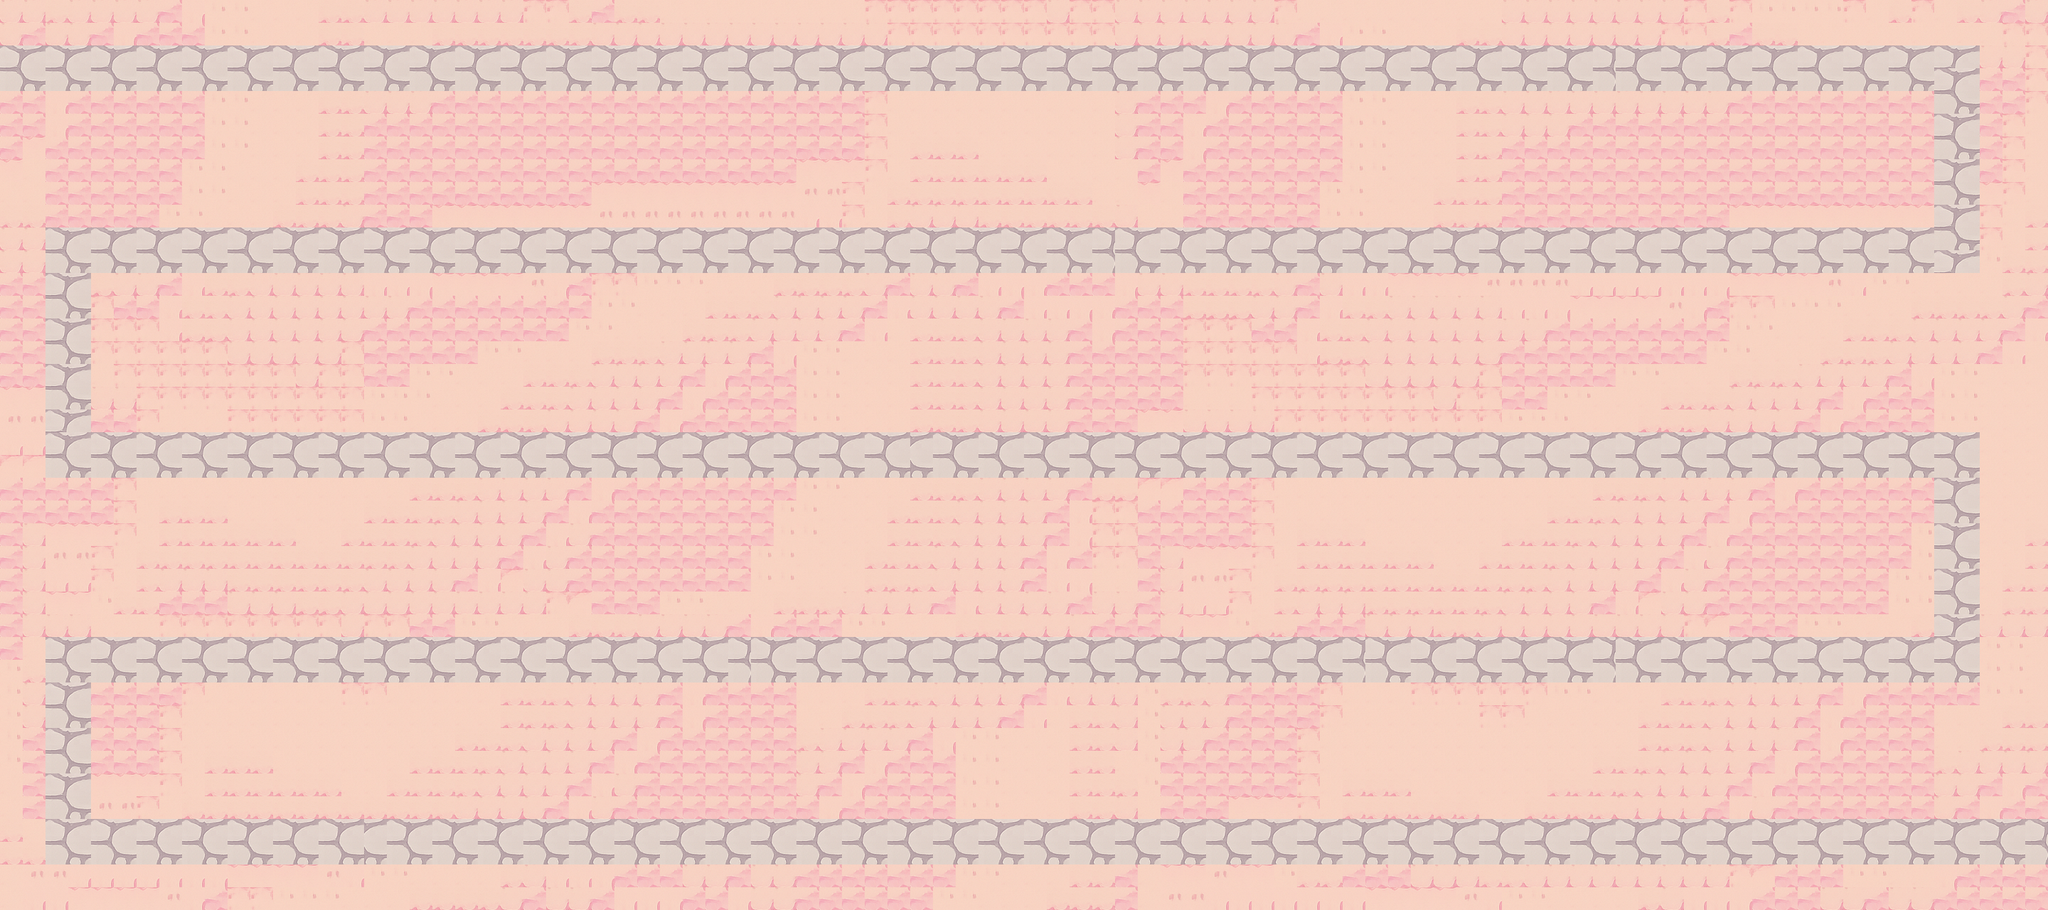

Tiled map render using the project's own tile images. Description and the map definition, with tile-layer contents summarised, below:
An orthogonal 90x40 tile map with 32x32 px tiles, 3 tile layers (Ground Layer, Trees, collision) and 1 object.

<map version="1.10" tiledversion="1.11.2" orientation="orthogonal" renderorder="right-down" width="90" height="40" tilewidth="32" tileheight="32" infinite="0" nextlayerid="6" nextobjectid="2">
 <editorsettings>
  <export target="map_five.json" format="json" />
 </editorsettings>
 <tileset firstgid="1" source="../assets/images/tilesets/ground_tiles.tsx" />
 <layer id="1" name="Ground Layer" width="90" height="40" locked="1">
  <data>[3600 cells, 3600 non-empty, 14 distinct tile ids]</data>
 </layer>
 <objectgroup id="2" name="path" locked="1">
  <object id="1" x="-29.3333" y="97.3333">
   <polyline points="0,0 2781.33,-2.66667 2782.67,256 124,256 124,545.333 2781.33,541.333 2782.67,832 125.333,830.667 124,1090.67 2944,1088" />
  </object>
 </objectgroup>
 <layer id="3" name="Trees" width="90" height="40" locked="1">
  <data>[3600 cells, 0 non-empty, 0 distinct tile ids]</data>
 </layer>
 <layer id="4" name="collision" width="90" height="40" locked="1">
  <data>[3600 cells, 0 non-empty, 0 distinct tile ids]</data>
 </layer>
 <objectgroup id="5" name="CrystalEchoes" class="crystal" locked="1" />
</map>
